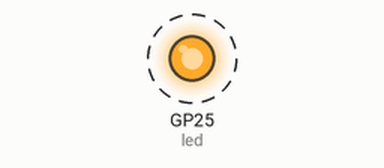
This program was run on a simulated Raspberry Pi Pico running MicroPython. On the bench: output pins drawn as LEDs (lit = HIGH). Dashed ring = blinking.

Above: at 0.2 s.
Timing chart, 0 to 3.0 s (numbered marks = the images above):
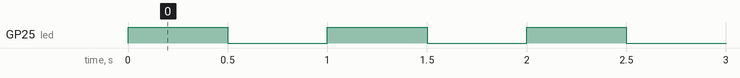

The program:

example_1.py
```python
# Blink the onboard LED on the Pico 2W using MicroPython, using the 'LED' alias routed through the CYW43 wireless chip.
#
# Buy this module: https://shillehtek.com/products/raspberry-pi-pico-2w-presoldered-headers
# Full manual: https://shillehtek.com/blogs/shillehtek-product-manuals/raspberry-pi-pico-2w-presoldered-headers-manual
# More examples: https://github.com/shillehbean/shillehtek-examples
#

# Raspberry Pi Pico 2W - MicroPython Blink Example
# The onboard LED on the 2W is routed through the CYW43 wireless chip,
# so we use the "LED" alias instead of GP25.

from machine import Pin
import time

led = Pin("LED", Pin.OUT)

while True:
    led.value(1)
    time.sleep(0.5)
    led.value(0)
    time.sleep(0.5)
```

Measured:
- by itself, GP25 (led): alternates HIGH for 0.50 s and LOW for 0.50 s
